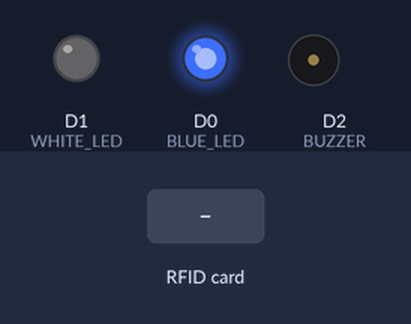
A sketch run on a simulated ESP8266 (NodeMCU). On the bench: output pins drawn as LEDs (lit = HIGH), buzzer (waves = sounding, pin HIGH). The inputs (shaded band) are chosen by the test bench. WiFi joins after 1.5 s; servers stay silent unless stated; what the sketch prints to the serial monitor is not drawn.

Above: at 3.2 s.
3.3 s: RFID card 5E 7A 19 C4 held to the reader
At 4.1 s:
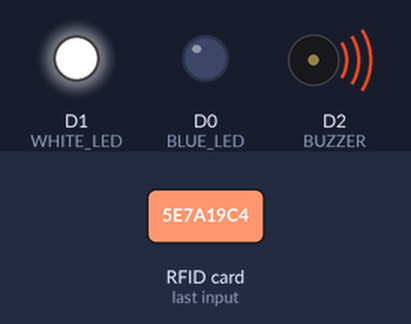
Timing chart, 0 to 6.3 s (numbered marks = the images above; inputs shaded):
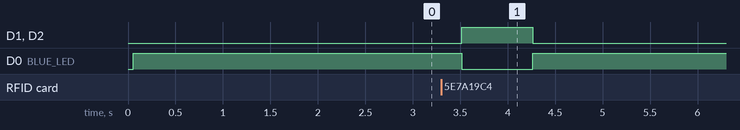

The sketch:

DumpInfo-Playground.ino
```cpp
#include <SPI.h>
#include <MFRC522.h>

#include <ESP8266WiFi.h>
#include <ESP8266HTTPClient.h>

#define RST_PIN         D3          // Configurable, see typical pin layout above
#define SS_PIN          D8         // Configurable, see typical pin layout above

// LEDs config
#define BLUE_LED D0
#define WHITE_LED D1
#define BUZZER D2

#define PIN_ON HIGH
#define PIN_OFF LOW

// Golockserver config
String SERVER_HOST = "SERVERIP";
String SERVER_PORT = "SERVERPORT";

// WiFi config

// Replace WIFINAME with WiFi network name
// Replace WIFIPWD with WiFi network password
const char* ssid = "WIFINETWORK";
const char* password = "WIFIPASSWD";

MFRC522 mfrc522(SS_PIN, RST_PIN);  // Create MFRC522 instance

void setup() {
  Serial.begin(115200);   // Initialize serial communications with the PC
  while (!Serial);
  Serial.println("Begin");


  SPI.begin();      // Init SPI bus
  mfrc522.PCD_Init();   // Init MFRC522
  mfrc522.PCD_DumpVersionToSerial();  // Show details of PCD - MFRC522 Card Reader details
  Serial.println(F("Scan a card to see UID and data blocks..."));

  Serial.println("Configuring LEDs and the buzzer...");
  pinMode(BLUE_LED, OUTPUT);
  pinMode(WHITE_LED, OUTPUT);
  pinMode(BUZZER, OUTPUT);
  digitalWrite(BLUE_LED, PIN_ON);
  digitalWrite(WHITE_LED, PIN_OFF);
  digitalWrite(BUZZER, PIN_OFF);

  WiFi.begin(ssid, password);
  Serial.print("Connecting to ");
  Serial.print(ssid);
  Serial.println("...");

  while (WiFi.status() != WL_CONNECTED) {
    delay(1000);
    Serial.print(".");
  }
  Serial.println('\n');

  // Successful connection
  Serial.println("Connection established!");
  Serial.print("IP:\t");
  //Serial.println(WiFi.localIP());
}

void loop() {
  // Reset the loop if no new card present on the sensor/reader. This saves the entire process when idle.
  if ( ! mfrc522.PICC_IsNewCardPresent()) {
    return;
  }

  // Select one of the cards
  if ( ! mfrc522.PICC_ReadCardSerial()) {
    return;
  }

  // Convert card uid in hexadecimal to a string to use it in the validation
  String cardUID = "";
  byte letter;
  for (byte i = 0; i < mfrc522.uid.size; i++)
  {
     cardUID.concat(String(mfrc522.uid.uidByte[i] < 0x10 ? "0" : ""));
     cardUID.concat(String(mfrc522.uid.uidByte[i], HEX));
  }
  cardUID.toUpperCase();

//  String validationURL = "http://" + SERVER_HOST + ":" + SERVER_PORT + "/validate/" + cardUID;
  String validationURL = "http://" + SERVER_HOST + ":" + SERVER_PORT + "/validate/" + cardUID;


  // HTTP Client configuration
  HTTPClient http;
  http.begin(validationURL);
  // make request
  int httpCode = http.GET();
  // end request
  http.end();

  // Signals with LEDs
  digitalWrite(BLUE_LED, PIN_OFF);
  digitalWrite(WHITE_LED, PIN_ON);
  digitalWrite(BUZZER, PIN_ON);
  delay(750);
  digitalWrite(BUZZER, PIN_OFF);
  digitalWrite(WHITE_LED, PIN_OFF);
  digitalWrite(BLUE_LED, PIN_ON);
}
```

Measured:
- after the input at 3.3 s, D1 (WHITE_LED), D2 (BUZZER): LOW → HIGH after 0.22 s, → LOW 0.75 s later; D0 (BLUE_LED): HIGH → LOW after 0.22 s, → HIGH 0.75 s later
